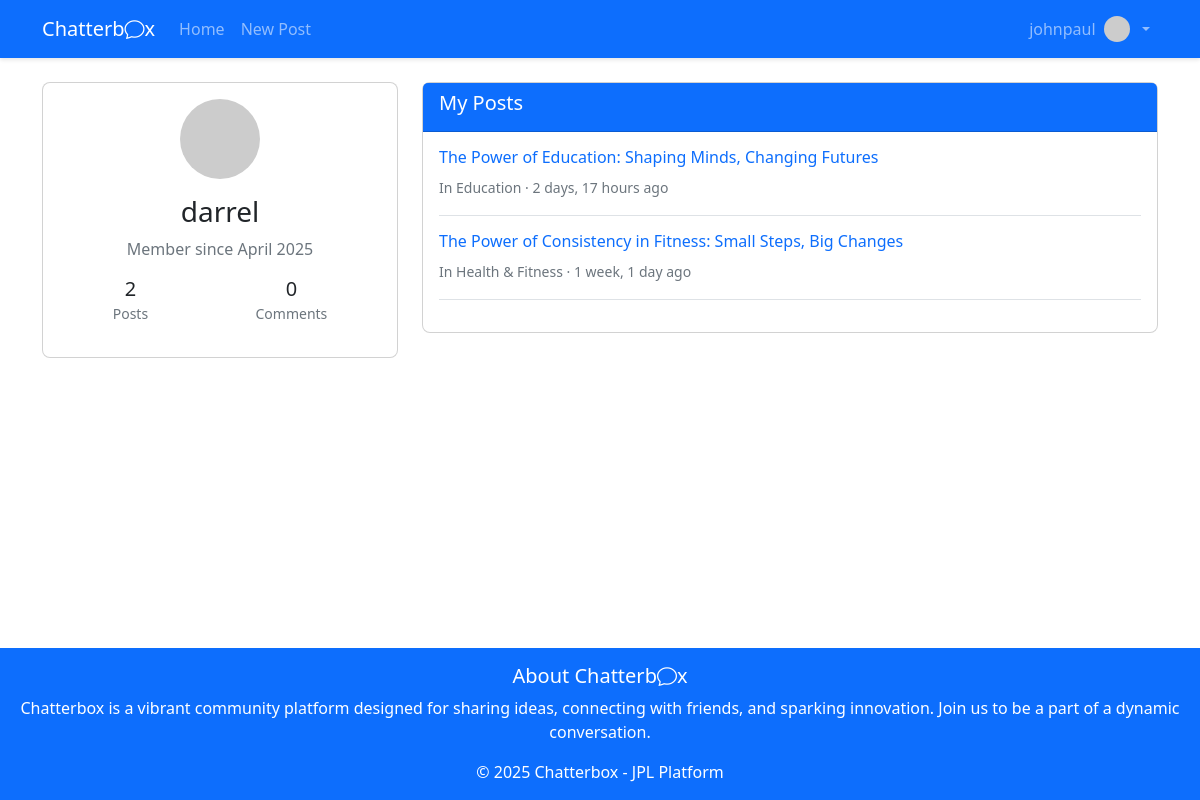
Screenshot of /profile/darrel/ (signed in) with the database file from the repository.
### core/models.py (models this page shows, shortened)
class User(AbstractUser):
    is_spammer = models.BooleanField(default=False)
    last_post_time = models.DateTimeField(null=True, blank=True)

class Post(models.Model):
    title = models.CharField(max_length=200, validators=[MinLengthValidator(5)])
    content = models.TextField(validators=[MinLengthValidator(10)])
    created_at = models.DateTimeField(auto_now_add=True)
    updated_at = models.DateTimeField(auto_now=True)
    author = models.ForeignKey(User, on_delete=models.CASCADE)
    category = models.ForeignKey(Category, on_delete=models.CASCADE)
    upvotes = models.ManyToManyField(User, related_name='upvoted_posts', blank=True)
    downvotes = models.ManyToManyField(User, related_name='downvoted_posts', blank=True)

class Category(models.Model):
    name = models.CharField(max_length=100, unique=True)
    slug = models.SlugField(max_length=100, unique=True)
    description = models.TextField(blank=True)
    class Meta:
        verbose_name_plural = "categories"

### core/views.py (the view)
# urls.py: path('profile/<str:username>/', views.user_profile, name='user_profile'),
def user_profile(request, username):
    User = get_user_model()
    profile_user = get_object_or_404(User, username=username)
    context = {
        'profile_user': profile_user,
        'user_posts': Post.objects.filter(author=profile_user).order_by('-created_at')[:5],
        'user_comments': Comment.objects.filter(author=profile_user).order_by('-created_at')[:5],
        'post_count': Post.objects.filter(author=profile_user).count(),
        'comment_count': Comment.objects.filter(author=profile_user).count(),
    }
    return render(request, 'core/profile.html', context)

### core/templates/core/profile.html (shortened to what this page needs)
{% extends 'core/base.html' %}
{% block content %}
    <div class="row">
        <div class="col-md-4">
            <div class="card mb-4">
                <div class="card-body text-center">
                    <img src="https://ui-avatars.com/api/?name={{ profile_user.username }}&background=random&size=150"
                         class="rounded-circle mb-3"
                         alt="Profile picture">
                    <h3>{{ profile_user.username }}</h3>
                    <p class="text-muted">
                        Member since {{ profile_user.date_joined|date:"F Y" }}
                    </p>
                    <div class="d-flex justify-content-around mb-3">
                        <div>
                            <h5 class="mb-0">{{ post_count }}</h5>
                            <small class="text-muted">Posts</small>
                        </div>
                        <div>
                            <h5 class="mb-0">{{ comment_count }}</h5>
                            <small class="text-muted">Comments</small>
                        </div>
                    </div>
                </div>
            </div>
        </div>
        <div class="col-md-8">
            <div class="card mb-4">
                <div class="card-header bg-primary text-white">
                    <h5>My Posts</h5>
                </div>
                <div class="card-body">
                    {% if user_posts %}
                        {% for post in user_posts %}
                        <div class="mb-3 pb-3 border-bottom">
                            <h6>
                                <a href="{% url 'post_detail' post.id %}" class="text-decoration-none">
                                    {{ post.title }}
                                </a>
                            </h6>
                            <small class="text-muted">
                                In {{ post.category.name }} · {{ post.created_at|timesince }} ago
                            </small>
                        </div>
                        {% endfor %}
                    {% else %}
                        <p class="text-muted">No posts yet.</p>
                    {% endif %}
                </div>
            </div>
        </div>
    </div>
</div>
{% endblock %}

### core/templates/core/base.html (shortened to what this page needs)
<!DOCTYPE html>
<html lang="en">
<head>
    <link href="https://cdn.jsdelivr.net/npm/bootstrap@5.3.0/dist/css/bootstrap.min.css" rel="stylesheet">
    <link rel="stylesheet" href="https://cdn.jsdelivr.net/npm/bootstrap-icons@1.10.0/font/bootstrap-icons.css">
    {% load static %}
    <link rel="stylesheet" href="{% static 'core/css/styles.css' %}">
</head>
<body>
    <nav class="navbar navbar-expand-lg navbar-dark bg-primary">
        <div class="container">
            <a class="navbar-brand" href="{% url 'home' %}">Chatterb<i class="bi bi-chat chat-icon"></i>x</a>
            <div class="collapse navbar-collapse" id="navbarNav">
                <ul class="navbar-nav me-auto">
                    <li class="nav-item">
                        <a class="nav-link" href="{% url 'home' %}">Home</a>
                    </li>
                    {% if user.is_authenticated %}
                    <li class="nav-item">
                        <a class="nav-link" href="{% url 'create_post' %}">New Post</a>
                    </li>
                    {% endif %}
                </ul>
                <ul class="navbar-nav ms-auto">
                    {% if user.is_authenticated %}
                    <li class="nav-item dropdown">
                        <a class="nav-link dropdown-toggle d-flex align-items-center" href="#" id="navbarDropdown" role="button" data-bs-toggle="dropdown">
                            {{ user.username }}
                            <img src="https://ui-avatars.com/api/?name={{ user.username }}" alt="Avatar" class="rounded-circle me-2" width="26" height="26">
                        </a>
                    </li>
                    {% endif %}
                </ul>
            </div>
        </div>
    </nav>
    <div class="container mt-4">
        {% block content %}{% endblock %}
    <footer class="bg-light text-center text-lg-start mt-5">
        <div class="text-center p-3 bg-primary text-white">
            <h5>About Chatterb<i class="bi bi-chat chat-icon"></i>x</h5>
            <p>
                Chatterbox is a vibrant community platform designed for sharing ideas, connecting with friends, and sparking innovation. Join us to be a part of a dynamic conversation.
            </p>
            <p class="mb-0">© 2025 Chatterbox - JPL Platform</p>
        </div>
    </footer>
</body>
</html>

### core/static/core/css/styles.css (style rules this page uses)
.text-muted { color: #6c757d!important; }
html, body { height: 100%; }
body { display: flex; flex-direction: column; }
.container { flex: 1; }
footer { margin-top: auto; }
.card { border-radius: 0.5rem; }
.navbar { box-shadow: 0 2px 4px rgba(0,0,0,.1); }

### rows the page displays
User: username "johnpaul"
User: username "darrel", date_joined "April 2025"
Post: title "The Power of Education: Shaping Minds, Changing Futures", category.name "Education", created_at "2 days, 17 hours"
Post: title "The Power of Consistency in Fitness: Small Steps, Big Changes", category.name "Health & Fitness", created_at "1 week, 1 day"

### other values shown
{{ post_count }} "2"
{{ comment_count }} "0"
